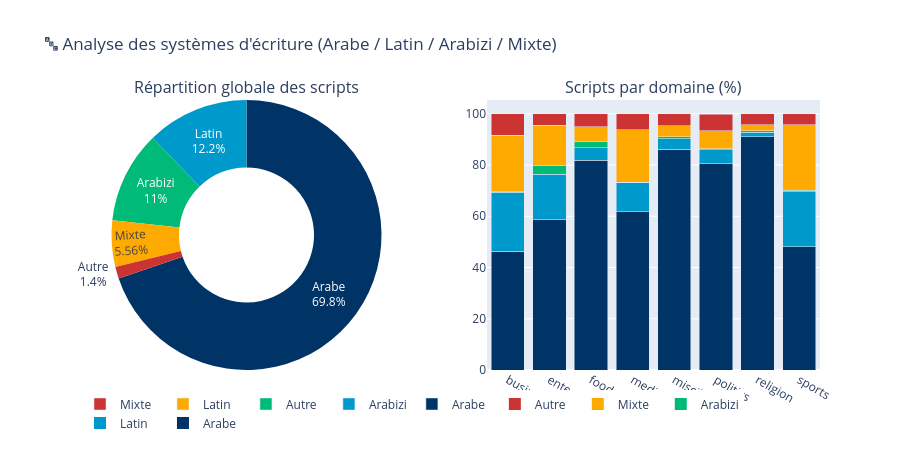

The code cell stored with this chart in its notebook:
### Markdown cell above
---
## 🔤 5. Analyse des Systèmes d'Écriture (Arabe / Latin / Arabizi)

### Code cell
script_counts = df['script'].value_counts().reset_index()
script_counts.columns = ['Script', 'Nombre']

# Crosstab domaine × script
cross = pd.crosstab(df['domain'], df['script'], normalize='index') * 100

fig = make_subplots(
    rows=1, cols=2,
    subplot_titles=(
        'Répartition globale des scripts',
        'Scripts par domaine (%)'
    ),
    specs=[[{'type': 'pie'}, {'type': 'bar'}]]
)

colors_script = ['#003366', '#0099CC', '#00BB77', '#FFAA00', '#CC3333']

fig.add_trace(
    go.Pie(
        labels=script_counts['Script'],
        values=script_counts['Nombre'],
        hole=0.5,
        textinfo='label+percent',
        marker=dict(colors=colors_script),
        hovertemplate='<b>%{label}</b><br>%{value:,} textes (%{percent})<extra></extra>'
    ), row=1, col=1
)

for i, script in enumerate(cross.columns):
    fig.add_trace(
        go.Bar(
            name=script,
            x=cross.index,
            y=cross[script].round(1),
            marker_color=colors_script[i % len(colors_script)],
            hovertemplate='<b>%{x}</b><br>' + script + ': %{y:.1f}%<extra></extra>'
        ), row=1, col=2
    )

fig.update_layout(
    title='🔤 Analyse des systèmes d\'écriture (Arabe / Latin / Arabizi / Mixte)',
    barmode='stack',
    height=450,
    paper_bgcolor='white',
    legend=dict(orientation='h', yanchor='bottom', y=-0.25)
)
fig.show()

### Figure 1 — Plotly figure (JSON) as saved in the notebook; plotly's stock layout.template omitted (floating-point values rounded to 4 significant figures)
{"data": [{"domain": {"x": [0, 0.45], "y": [0, 1]}, "hole": 0.5, "hovertemplate": "<b>%{label}</b><br>%{value:,} textes (%{percent})<extra></extra>", "labels": ["Arabe", "Latin", "Arabizi", "Mixte", "Autre"], "marker": {"colors": ["#003366", "#0099CC", "#00BB77", "#FFAA00", "#CC3333"]}, "textinfo": "label+percent", "type": "pie", "values": [122734, 21509, 19367, 9780, 2467]}, {"hovertemplate": "<b>%{x}</b><br>Arabe: %{y:.1f}%<extra></extra>", "marker": {"color": "#003366"}, "name": "Arabe", "type": "bar", "x": ["business", "entertainment", "food", "medical", "miscill", "politics", "religion", "sports"], "xaxis": "x", "y": [46.3, 58.7, 81.8, 61.8, 86.2, 80.5, 91.1, 48.1], "yaxis": "y"}, {"hovertemplate": "<b>%{x}</b><br>Arabizi: %{y:.1f}%<extra></extra>", "marker": {"color": "#0099CC"}, "name": "Arabizi", "type": "bar", "x": ["business", "entertainment", "food", "medical", "miscill", "politics", "religion", "sports"], "xaxis": "x", "y": [23, 17.7, 5, 11.5, 4.1, 5.4, 1.6, 21.5], "yaxis": "y"}, {"hovertemplate": "<b>%{x}</b><br>Autre: %{y:.1f}%<extra></extra>", "marker": {"color": "#00BB77"}, "name": "Autre", "type": "bar", "x": ["business", "entertainment", "food", "medical", "miscill", "politics", "religion", "sports"], "xaxis": "x", "y": [0.2, 3.3, 2.4, 0, 0.7, 0.4, 0.7, 0.6], "yaxis": "y"}, {"hovertemplate": "<b>%{x}</b><br>Latin: %{y:.1f}%<extra></extra>", "marker": {"color": "#FFAA00"}, "name": "Latin", "type": "bar", "x": ["business", "entertainment", "food", "medical", "miscill", "politics", "religion", "sports"], "xaxis": "x", "y": [22.2, 15.9, 5.7, 20.5, 4.3, 7, 2.3, 25.6], "yaxis": "y"}, {"hovertemplate": "<b>%{x}</b><br>Mixte: %{y:.1f}%<extra></extra>", "marker": {"color": "#CC3333"}, "name": "Mixte", "type": "bar", "x": ["business", "entertainment", "food", "medical", "miscill", "politics", "religion", "sports"], "xaxis": "x", "y": [8.3, 4.4, 5.1, 6.2, 4.8, 6.6, 4.4, 4.2], "yaxis": "y"}], "layout": {"annotations": [{"font": {"size": 16}, "showarrow": false, "text": "Répartition globale des scripts", "x": 0.225, "xanchor": "center", "xref": "paper", "y": 1, "yanchor": "bottom", "yref": "paper"}, {"font": {"size": 16}, "showarrow": false, "text": "Scripts par domaine (%)", "x": 0.775, "xanchor": "center", "xref": "paper", "y": 1, "yanchor": "bottom", "yref": "paper"}], "barmode": "stack", "height": 450, "legend": {"orientation": "h", "y": -0.25, "yanchor": "bottom"}, "paper_bgcolor": "white", "title": {"text": "🔤 Analyse des systèmes d'écriture (Arabe / Latin / Arabizi / Mixte)"}, "xaxis": {"anchor": "y", "domain": [0.55, 1]}, "yaxis": {"anchor": "x", "domain": [0, 1]}}}
